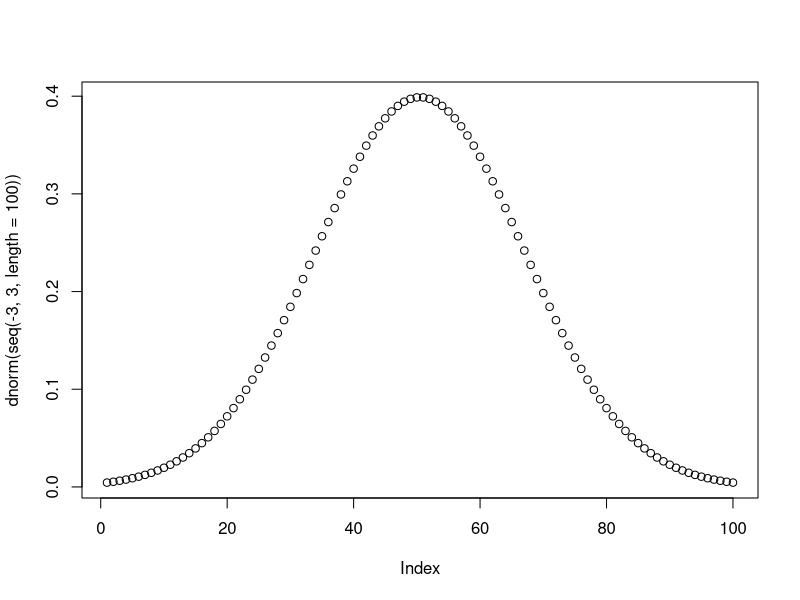

Reproduce this figure in R.
###############################################################################
###############################################################################
#Script for the figure of the resistance distribution and evolution
###############################################################################
###############################################################################




#distribution of the level of resistance in the pest population
plot(dnorm(seq(-3,3,length=100)))
